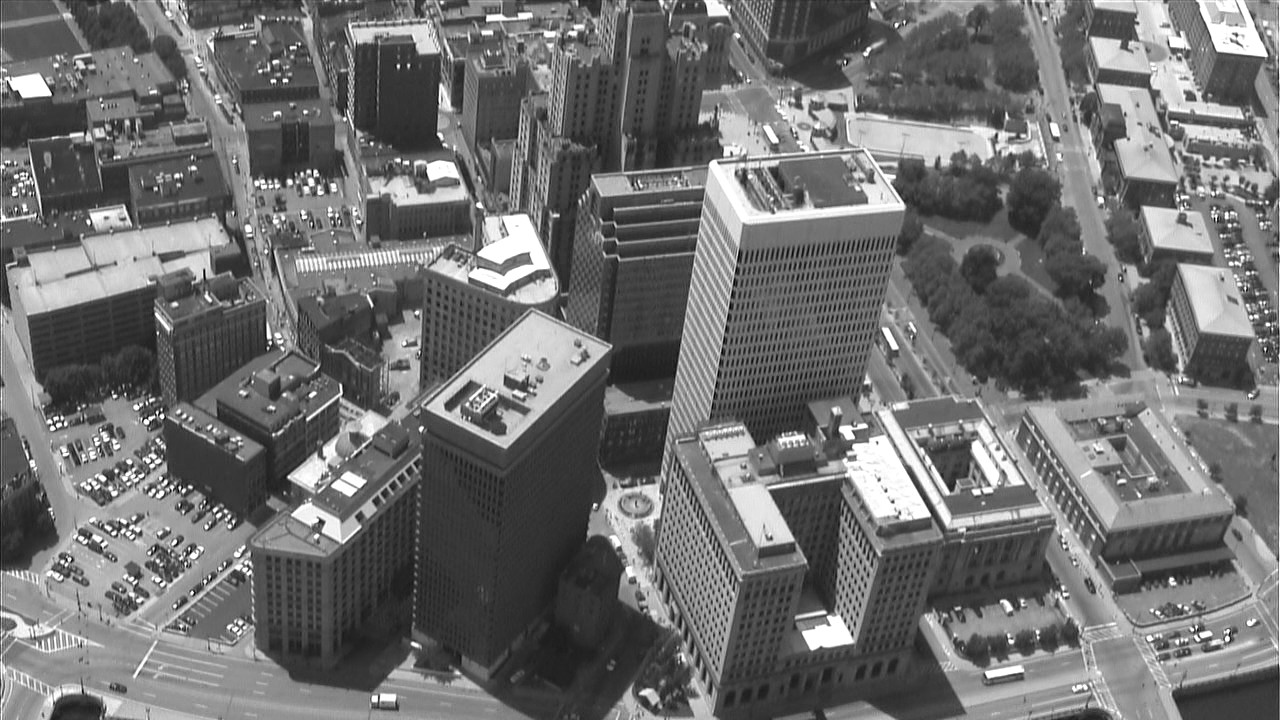
%> input picture M4W3/Data/frame_00000.tif, 1280 x 720 px
$ octave exercise_3_acabat.m   (GNU Octave 9; MATLAB toolbox functions it lacks are replaced by stand-ins)
%> lines starting %> are read from the running program, lines starting %| are printed output that depends on the picture
addpath('sift'); % ToDo: change 'sift' to the correct path where you have the sift functions

%%%%%%%%%%%%%%%%%%%%%%%%%%%%%%%%%%%%%%%%%%%%%%%%%%%%%%%%%%%%%%%%%%%%%%%%%%
%% 3. Photo-sequencing with aerial images

% In this part we will compute a simplified version of the algorithm
% explained in the Photo-sequencing paper.
% Since we do not have two images
% taken from roughly the same viewpoint at two different time instants we
% will manually pick a dynamic point corresponding to a point in a van
% (identified by index 'idx_car_I1') and the projection of its 3D trajectory
% in the reference image. Then we will compute the projection (to the reference image)
% of three points on this 3D trajectory at three different time instants
% (corresponding to the time when the three other provided images where taken).

clear all;

% Read images
im1rgb = imread('Data/frame_00000.tif');
%> im1rgb is the input picture: size 720x1280 uint8; min 0, max 255, mean 111.5
im2rgb = imread('Data/frame_00001.tif');
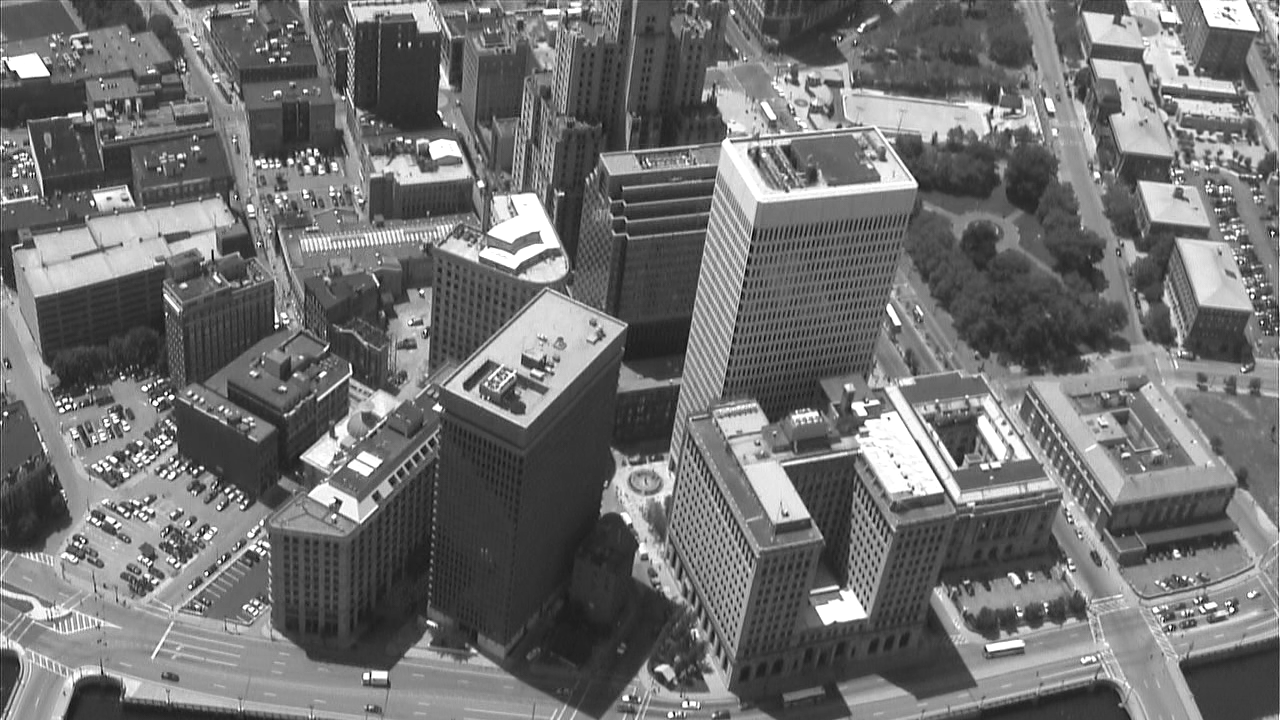
%> input picture M4W3/Data/frame_00001.tif, 1280 x 720 px
%> im2rgb is the input picture: size 720x1280 uint8; min 0, max 255, mean 112.5
im3rgb = imread('Data/frame_00002.tif');
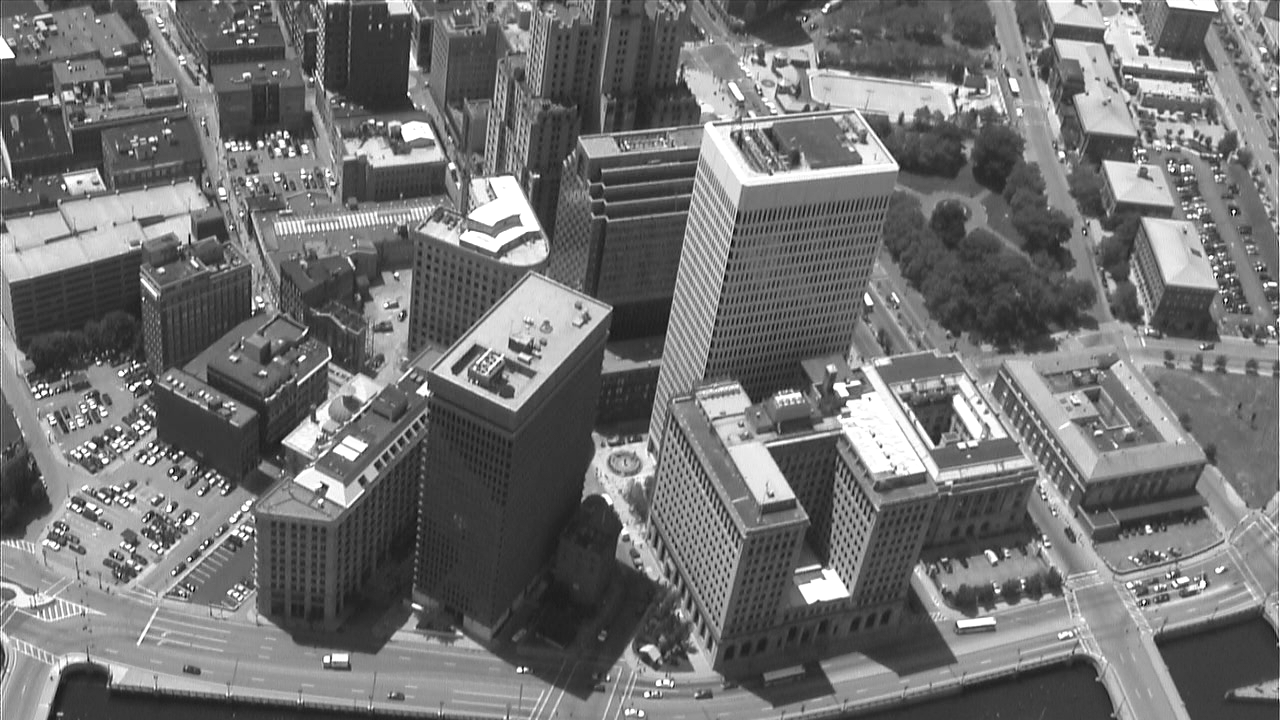
%> input picture M4W3/Data/frame_00002.tif, 1280 x 720 px
%> im3rgb is the input picture: size 720x1280 uint8; min 0, max 255, mean 113.9
im4rgb = imread('Data/frame_00003.tif');
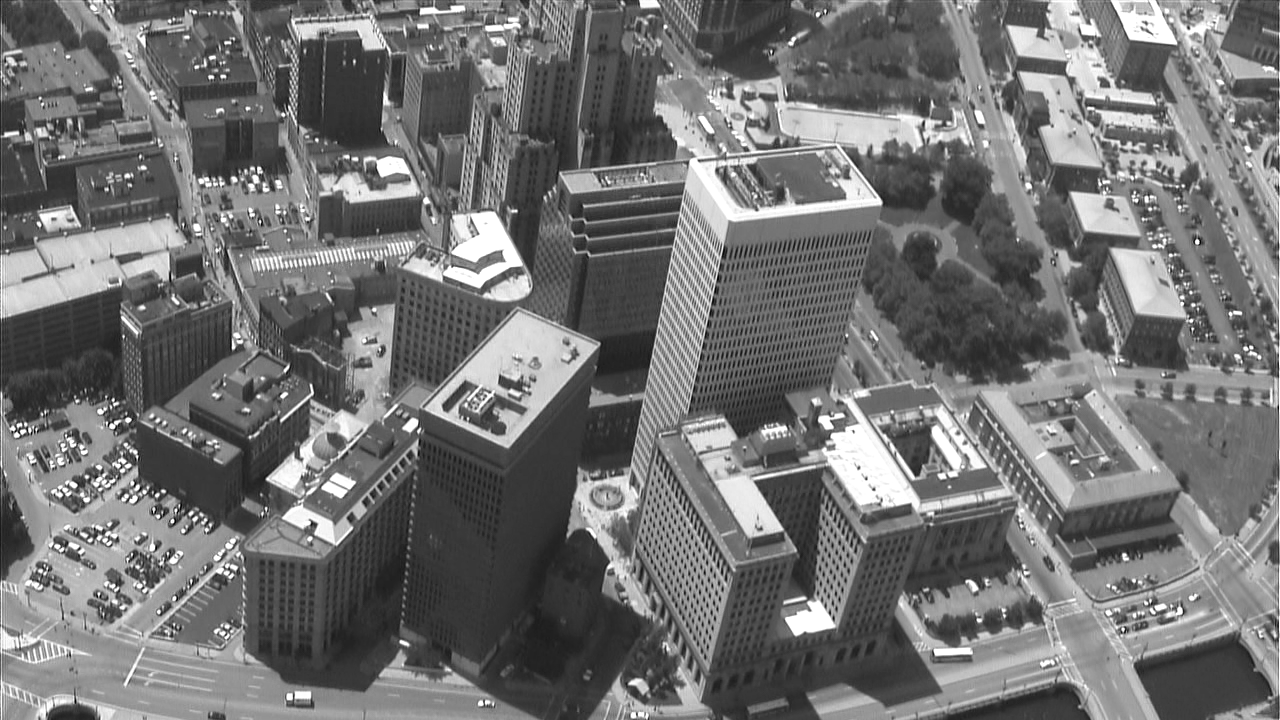
%> input picture M4W3/Data/frame_00003.tif, 1280 x 720 px
%> im4rgb is the input picture: size 720x1280 uint8; min 0, max 255, mean 114.5

im1 = sum(double(im1rgb), 3) / 3 / 255;
im2 = sum(double(im2rgb), 3) / 3 / 255;
im3 = sum(double(im3rgb), 3) / 3 / 255;
im4 = sum(double(im4rgb), 3) / 3 / 255;
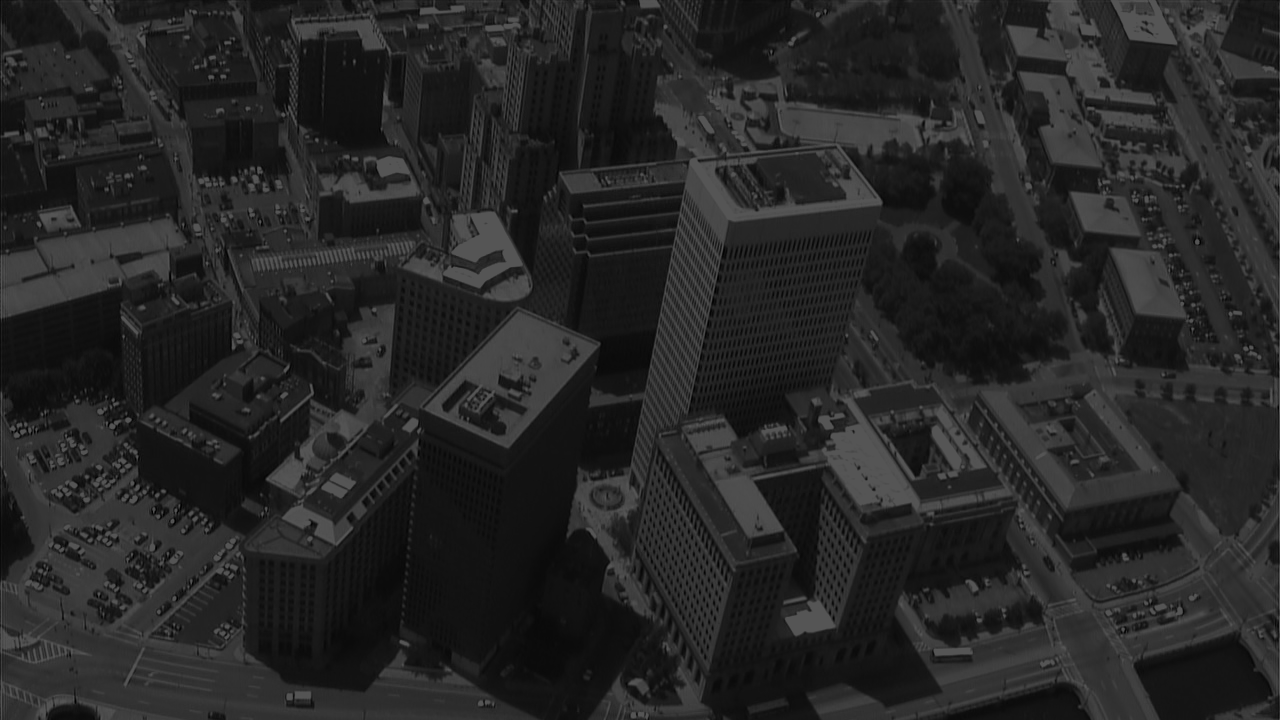
%> im4: size 720x1280 double; min 0, max 0.333, mean 0.15

% show images
figure;
subplot(2,2,1); imshow(im1rgb); axis image; title('Image 1');
subplot(2,2,2); imshow(im2rgb); axis image; title('Image 2');
subplot(2,2,3); imshow(im3rgb); axis image; title('Image 3');
subplot(2,2,4); imshow(im4rgb); axis image; title('Image 4');

% Compute SIFT keypoints
%> (the run ends here)
